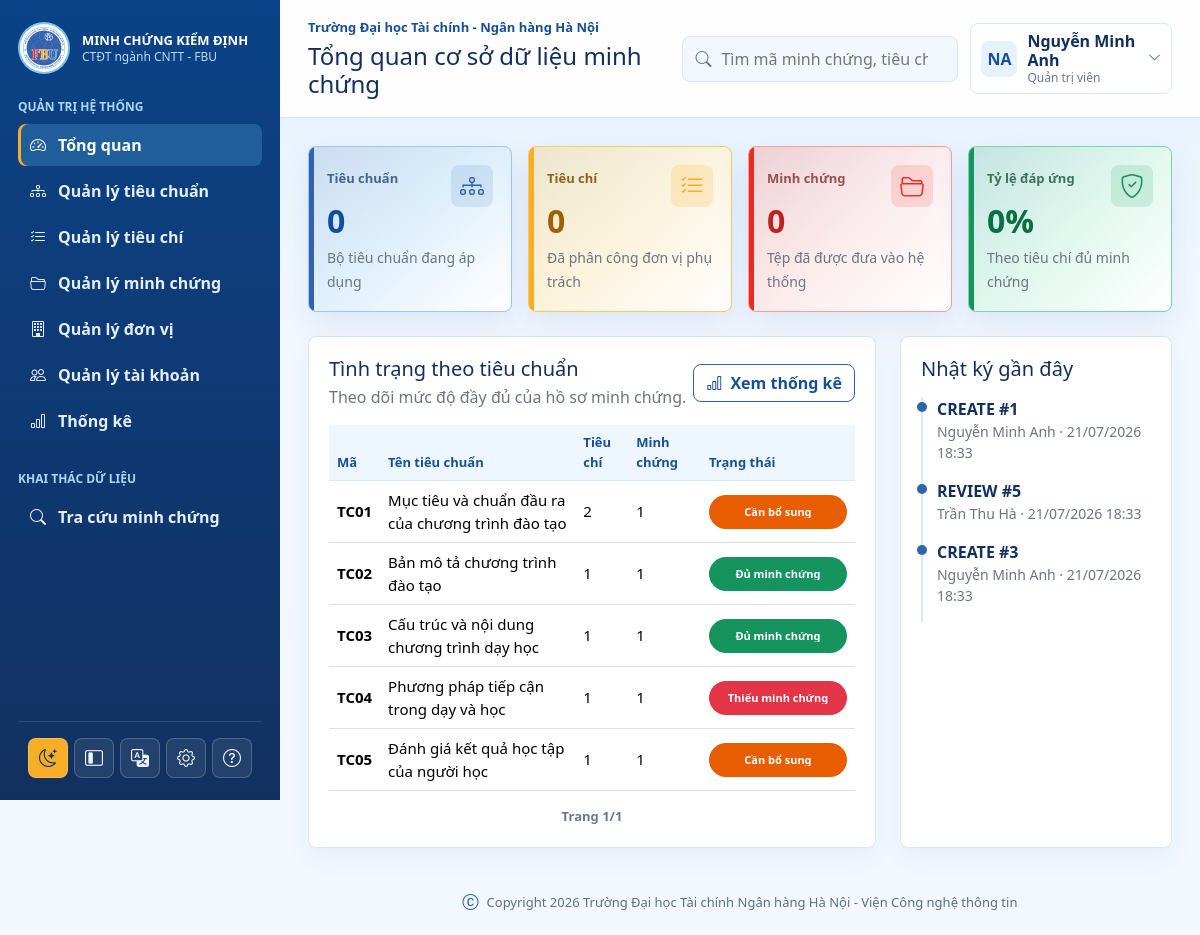
Page /admin/dashboard.php (signed in) on the committed database.
### tables this page shows
CREATE TABLE standards (
    id INT AUTO_INCREMENT PRIMARY KEY,
    standard_set_id INT NOT NULL,
    code VARCHAR(50) NOT NULL,
    name VARCHAR(255) NOT NULL,
    description TEXT NULL,
    display_order INT NOT NULL DEFAULT 0,
    created_at TIMESTAMP DEFAULT CURRENT_TIMESTAMP,
    updated_at TIMESTAMP DEFAULT CURRENT_TIMESTAMP ON UPDATE CURRENT_TIMESTAMP,
    UNIQUE KEY uq_standard_code_set (standard_set_id, code),
    CONSTRAINT fk_standards_set FOREIGN KEY (standard_set_id) REFERENCES standard_sets(id)
);

CREATE TABLE audit_logs (
    id BIGINT AUTO_INCREMENT PRIMARY KEY,
    user_id INT NULL,
    action VARCHAR(100) NOT NULL,
    module VARCHAR(100) NOT NULL,
    record_id INT NULL,
    old_value JSON NULL,
    new_value JSON NULL,
    ip_address VARCHAR(45) NULL,
    created_at TIMESTAMP DEFAULT CURRENT_TIMESTAMP,
    CONSTRAINT fk_audit_logs_user FOREIGN KEY (user_id) REFERENCES users(id)
);

### includes/data.php (called while the page is built, shortened)
<?php
require_once __DIR__ . '/helpers.php';
function vn_criteria_status(string $status): string
{
    switch ($status) {
        case 'complete':
            return 'Đủ minh chứng';
        case 'need_update':
            return 'Cần bổ sung';
        case 'missing':
            return 'Thiếu minh chứng';
    }
}
function vn_approval_status(string $status): string
{
    switch ($status) {
        case 'approved':
            return 'Đã duyệt';
        case 'reviewing':
            return 'Chờ rà soát';
        case 'need_update':
            return 'Cần bổ sung';
    }
}
function standard_status_from_counts(int $missing, int $needUpdate): string
{
    if ($missing > 0) {
        return 'Thiếu minh chứng';
    }
    if ($needUpdate > 0) {
        return 'Cần bổ sung';
    }
    return 'Đủ minh chứng';
}
$pdo = db();
$standards = [];
$stmt = $pdo->query("
    SELECT
        s.id,
        s.code,
        s.name,
        COUNT(DISTINCT c.id) AS criteria_count,
        COUNT(DISTINCT ec.evidence_id) AS evidence_count,
        SUM(CASE WHEN c.evidence_status = 'missing' THEN 1 ELSE 0 END) AS missing_count,
        SUM(CASE WHEN c.evidence_status = 'need_update' THEN 1 ELSE 0 END) AS need_update_count
    FROM standards s
    LEFT JOIN criteria c ON c.standard_id = s.id
    LEFT JOIN evidence_criteria ec ON ec.criteria_id = c.id
    GROUP BY s.id, s.code, s.name, s.display_order
    ORDER BY s.display_order, s.id
");
foreach ($stmt->fetchAll() as $row) {
    $standards[] = [
        'id'       => (int) $row['id'],
        'code'     => $row['code'],
        'name'     => $row['name'],
        'criteria' => (int) $row['criteria_count'],
        'evidences'=> (int) $row['evidence_count'],
        'status'   => standard_status_from_counts((int) $row['missing_count'], (int) $row['need_update_count']),
    ];
}
$criteria = [];
$stmt = $pdo->query("
    SELECT
        c.id,
        c.code,
        c.name,
        c.evidence_status,
        s.code AS standard_code,
        COALESCE(d.name, 'Chưa phân công') AS owner,
        COUNT(ec.evidence_id) AS evidence_count
    FROM criteria c
    JOIN standards s ON s.id = c.standard_id
    LEFT JOIN departments d ON d.id = c.department_id
    LEFT JOIN evidence_criteria ec ON ec.criteria_id = c.id
    GROUP BY c.id, c.code, c.name, c.evidence_status, s.code, d.name, c.display_order, s.display_order
    ORDER BY s.display_order, c.display_order, c.id
");
foreach ($stmt->fetchAll() as $row) {
    $criteria[] = [
        'id'         => (int) $row['id'],
        'code'       => $row['code'],
        'standard'   => $row['standard_code'],
        'name'       => $row['name'],
        'owner'      => $row['owner'],
        'status_raw' => $row['evidence_status'],
        'status'     => vn_criteria_status($row['evidence_status']),
        'evidences'  => (int) $row['evidence_count'],
    ];
}
$evidences = [];
$stmt = $pdo->query("
    SELECT
        e.id,
        e.code,
        e.title,
        e.description,
        e.academic_year,
        e.issued_date,
        COALESCE(e.evidence_type, 'Minh chứng chính') AS evidence_type,
        e.approval_status,
        DATE_FORMAT(e.updated_at, '%d/%m/%Y') AS updated_date,
        COALESCE(d.name, 'Chưa xác định') AS department_name,
        latest_file.id AS file_id,
        COALESCE(latest_file.file_type, 'N/A') AS file_type,
        COALESCE(latest_file.version_no, 1) AS version_no,
        COALESCE(GROUP_CONCAT(DISTINCT s.code ORDER BY s.code SEPARATOR ', '), 'Chưa gắn') AS standard_codes,
        COALESCE(GROUP_CONCAT(DISTINCT c.code ORDER BY c.code SEPARATOR ', '), 'Chưa gắn') AS criteria_codes
    FROM evidences e
    LEFT JOIN departments d ON d.id = e.issuing_department_id
    LEFT JOIN evidence_files latest_file ON latest_file.id = (
        SELECT ef2.id
        FROM evidence_files ef2
        WHERE ef2.evidence_id = e.id
        ORDER BY ef2.version_no DESC, ef2.uploaded_at DESC, ef2.id DESC
        LIMIT 1
    )
    LEFT JOIN evidence_criteria ec ON ec.evidence_id = e.id
    LEFT JOIN criteria c ON c.id = ec.criteria_id
    LEFT JOIN standards s ON s.id = c.standard_id
    GROUP BY e.id, e.code, e.title, e.description, e.academic_year, e.issued_date, e.evidence_type, e.approval_status, e.updated_at, d.name, latest_file.id, latest_file.file_type, latest_file.version_no
    ORDER BY e.updated_at DESC, e.id DESC
");
foreach ($stmt->fetchAll() as $row) {
    $evidences[] = [
        'id'            => (int) $row['id'],
        'code'          => $row['code'],
        'name'          => $row['title'],
        'description'   => $row['description'] ?? '',
        'issued_date'   => $row['issued_date'] ?? '',
        'evidence_type' => $row['evidence_type'] ?? 'Minh chứng chính',
        'criteria'      => $row['criteria_codes'],
        'year'          => $row['academic_year'],
        'department'    => $row['department_name'],
        'file_id'       => (int) ($row['file_id'] ?? 0),
        'type'          => $row['file_type'],
        'version'       => (int) ($row['version_no'] ?? 1),
        'standards'     => $row['standard_codes'],
        'updated'       => $row['updated_date'],
        'status_raw'    => $row['approval_status'],
        'status'        => vn_approval_status($row['approval_status']),
    ];
}
$activityLogs = [];
$stmt = $pdo->query("
    SELECT
        DATE_FORMAT(al.created_at, '%d/%m/%Y %H:%i') AS action_time,
        COALESCE(u.full_name, 'Hệ thống') AS actor,
        al.action,
        al.module,
        al.record_id
    FROM audit_logs al
    LEFT JOIN users u ON u.id = al.user_id
    ORDER BY al.created_at DESC
    LIMIT 5
");
foreach ($stmt->fetchAll() as $row) {
    $activityLogs[] = [
        'time'   => $row['action_time'],
        'actor'  => $row['actor'],
        'action' => strtoupper($row['action']) . ' #' . $row['record_id'],
        'module' => $row['module'],
    ];
}
?>

### admin/dashboard.php (the view, shortened to what this page needs)
<?php
require_once __DIR__ . '/../includes/helpers.php';
require_once __DIR__ . '/../includes/data.php';
include __DIR__ . '/../includes/header.php';
?>
<div class="row g-3 mb-4">
    <div class="col-md-6 col-xl-3"><div class="metric-card metric-blue"><i class="bi bi-diagram-3"></i><span>Tiêu chuẩn</span><strong class="count-up" data-count-to="<?= count($standards) ?>">0</strong><small class="text-secondary">Bộ tiêu chuẩn đang áp dụng</small></div></div>
    <div class="col-md-6 col-xl-3"><div class="metric-card metric-amber"><i class="bi bi-list-check"></i><span>Tiêu chí</span><strong class="count-up" data-count-to="<?= count($criteria) ?>">0</strong><small class="text-secondary">Đã phân công đơn vị phụ trách</small></div></div>
    <div class="col-md-6 col-xl-3"><div class="metric-card metric-red"><i class="bi bi-folder2-open"></i><span>Minh chứng</span><strong class="count-up" data-count-to="<?= count($evidences) ?>">0</strong><small class="text-secondary">Tệp đã được đưa vào hệ thống</small></div></div>
    <div class="col-md-6 col-xl-3"><div class="metric-card metric-green"><i class="bi bi-shield-check"></i><span>Tỷ lệ đáp ứng</span><strong><span class="count-up" data-count-to="72">0</span>%</strong><small class="text-secondary">Theo tiêu chí đủ minh chứng</small></div></div>
</div>
<div class="row g-4">
    <div class="col-xl-8"><div class="panel">
        <div class="d-flex justify-content-between align-items-center mb-3"><div><h2 class="h5 mb-1">Tình trạng theo tiêu chuẩn</h2><p class="text-secondary mb-0">Theo dõi mức độ đầy đủ của hồ sơ minh chứng.</p></div><a class="btn btn-outline-success" href="<?= base_url('admin/reports.php') ?>"><i class="bi bi-bar-chart me-1"></i> Xem thống kê</a></div>
        <div class="table-responsive"><table class="table"><thead><tr><th>Mã</th><th>Tên tiêu chuẩn</th><th>Tiêu chí</th><th>Minh chứng</th><th>Trạng thái</th></tr></thead><tbody>
        <?php foreach ($standards as $standard): ?><tr><td class="fw-bold"><?= htmlspecialchars($standard['code']) ?></td><td><?= htmlspecialchars($standard['name']) ?></td><td><?= $standard['criteria'] ?></td><td><?= $standard['evidences'] ?></td><td><?= readonly_status_select($standard['status']) ?></td></tr><?php endforeach; ?>
        </tbody></table></div>
    </div></div>
    <div class="col-xl-4"><div class="panel h-100"><h2 class="h5 mb-3">Nhật ký gần đây</h2><ul class="timeline"><?php foreach ($activityLogs as $log): ?><li><strong><?= htmlspecialchars($log['action']) ?></strong><div class="small text-secondary"><?= htmlspecialchars($log['actor']) ?> · <?= htmlspecialchars($log['time']) ?></div></li><?php endforeach; ?></ul></div></div>
</div>
<?php include __DIR__ . '/../includes/footer.php'; ?>

### includes/helpers.php (shortened to what this page needs)
<?php
function base_url(string $path = ''): string
{
    $script = str_replace('\\', '/', dirname($_SERVER['SCRIPT_NAME']));
    $root = preg_replace('#/(admin|user|auth|includes)$#', '', $script);
    $root = rtrim($root, '/');
    return $root . '/' . ltrim($path, '/');
}
function status_value_from_label(string $status): string
{
    $map = [
        'Đã duyệt' => 'approved',
        'Chờ rà soát' => 'reviewing',
        'Cần bổ sung' => 'need_update',
        'Đủ minh chứng' => 'complete',
        'Thiếu minh chứng' => 'missing',
        'Hoạt động' => 'active',
        'Tạm khóa' => 'locked',
        'Đang áp dụng' => 'active_set',
        'Ngưng áp dụng' => 'inactive_set',
        'Đã duyệt' => 'approved',
        'Chờ rà soát' => 'reviewing',
        'Cần bổ sung' => 'need_update',
        'Đủ minh chứng' => 'complete',
        'Thiếu minh chứng' => 'missing',
        'Hoạt động' => 'active',
        'Tạm khóa' => 'locked',
        'Đang áp dụng' => 'active_set',
        'Ngưng áp dụng' => 'inactive_set',
    ];
    return $map[$status] ?? strtolower(preg_replace('/[^a-z0-9_]+/i', '_', $status));
}
function status_select_tone(string $value): string
{
    switch ($value) {
        case 'approved':
        case 'complete':
        case 'active':
        case 'active_set':
            return 'success';
        case 'reviewing':
        case 'need_update':
            return 'warning';
        case 'missing':
        case 'locked':
        case 'inactive_set':
            return 'danger';
    }
}
function readonly_status_select(string $status): string
{
    $value = status_value_from_label($status);
    $tone = status_select_tone($value);
    $safeValueClass = preg_replace('/[^a-z0-9_\-]+/i', '_', $value);
    $label = htmlspecialchars($status, ENT_QUOTES, 'UTF-8');
    return '<span class="status-select status-select-readonly status-select-' . htmlspecialchars($tone, ENT_QUOTES, 'UTF-8') . ' status-select-' . htmlspecialchars($safeValueClass, ENT_QUOTES, 'UTF-8') . '" aria-label="Trạng thái"><span>' . $label . '</span></span>';
}
function user_initials(string $name): string
{
    $name = trim($name);
    $parts = preg_split('/\s+/u', $name);
    $first = mb_substr($parts[0] ?? 'U', 0, 1, 'UTF-8');
    $last = mb_substr($parts[count($parts) - 1] ?? $first, 0, 1, 'UTF-8');
    return mb_strtoupper($first . $last, 'UTF-8');
}
function avatar_html(?string $avatarPath, string $name, string $class = 'avatar'): string
{
    return '<span class="' . htmlspecialchars($class, ENT_QUOTES, 'UTF-8') . '">' . htmlspecialchars(user_initials($name), ENT_QUOTES, 'UTF-8') . '</span>';
}
?>

### rows in the picture
standards: code "TC01", name "Mục tiêu và chuẩn đầu ra của chương trình đào tạo", criteria "2", evidences "1", label "Cần bổ sung"
standards: code "TC02", name "Bản mô tả chương trình đào tạo", criteria "1", evidences "1", label "Đủ minh chứng"
standards: code "TC03", name "Cấu trúc và nội dung chương trình dạy học", criteria "1", evidences "1", label "Đủ minh chứng"
standards: code "TC04", name "Phương pháp tiếp cận trong dạy và học", criteria "1", evidences "1", label "Thiếu minh chứng"
standards: code "TC05", name "Đánh giá kết quả học tập của người học", criteria "1", evidences "1", label "Cần bổ sung"
audit_logs: action "CREATE #1", actor "Nguyễn Minh Anh", time "21/07/2026 18:33"
audit_logs: action "REVIEW #5", actor "Trần Thu Hà", time "21/07/2026 18:33"
audit_logs: action "CREATE #3", actor "Nguyễn Minh Anh", time "21/07/2026 18:33"

### other values in the picture
$trainingProgram['school'] "Trường Đại học Tài chính - Ngân hàng Hà Nội"
$heading "Tổng quan cơ sở dữ liệu minh chứng"
user_initials($name) "NA"
$currentUser['name'] "Nguyễn Minh Anh"
$roles[$currentUser['role']] "Quản trị viên"
